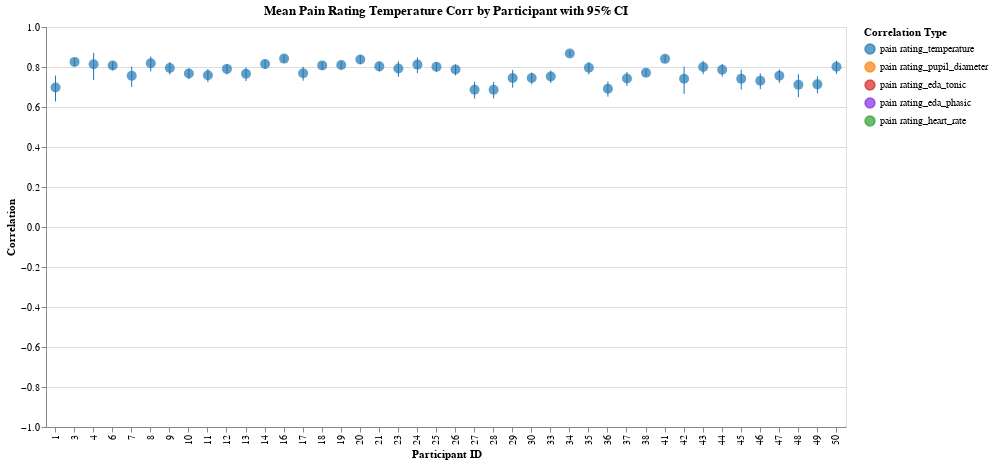

Write notebook code for a chart like this one.
### Markdown cell above
## Rating / Temperature

### Code cell
col1, col2 = "pain_rating", "temperature"

corr_by_trial = calculate_correlations_by_trial(df, col1, col2)
corr_by_participant = aggregate_correlations_fisher_z(
    corr_by_trial, col1, col2, "participant_id", include_ci=True
)
plot_correlations_by_trial(corr_by_trial, col1, col2)
temperature = plot_correlations_by_participant(
    corr_by_participant, col1, col2, with_config=False, color_map=COLORS
)
temperature

### Figure 1 — Vega-Lite specification as saved in the notebook (floating-point values rounded to 4 significant figures)
{"config": {"view": {"continuousWidth": 300, "continuousHeight": 300}}, "layer": [{"mark": {"type": "rule"}, "encoding": {"color": {"field": "correlation_type", "legend": {"labelExpr": "replace(replace(datum.label, '_corr', ''), '_', ' ')", "title": "Correlation Type"}, "scale": {"domain": ["pain_rating_temperature_corr", "pain_rating_pupil_diameter_corr", "pain_rating_eda_tonic_corr", "pain_rating_eda_phasic_corr", "pain_rating_heart_rate_corr"], "range": ["#1f77b4", "#ff7f0e", "#d62728", "#8a2be2", "#2ca02c"]}, "type": "nominal"}, "x": {"axis": {"title": "Participant ID"}, "field": "participant_id", "type": "ordinal"}, "y": {"axis": {"title": "Correlation"}, "field": "participant_id_pain_rating_temperature_corr_ci_lower", "scale": {"domain": [-1, 1]}, "type": "quantitative"}, "y2": {"field": "participant_id_pain_rating_temperature_corr_ci_upper"}}, "title": "Mean Pain Rating Temperature Corr by Participant with 95% CI"}, {"mark": {"type": "circle", "size": 100}, "encoding": {"color": {"field": "correlation_type", "legend": {"labelExpr": "replace(replace(datum.label, '_corr', ''), '_', ' ')", "title": "Correlation Type"}, "scale": {"domain": ["pain_rating_temperature_corr", "pain_rating_pupil_diameter_corr", "pain_rating_eda_tonic_corr", "pain_rating_eda_phasic_corr", "pain_rating_heart_rate_corr"], "range": ["#1f77b4", "#ff7f0e", "#d62728", "#8a2be2", "#2ca02c"]}, "type": "nominal"}, "tooltip": [{"field": "participant_id", "title": "Participant", "type": "nominal"}, {"field": "participant_id_pain_rating_temperature_corr_mean", "format": ".3f", "title": "Mean Correlation", "type": "quantitative"}, {"field": "participant_id_pain_rating_temperature_corr_ci_lower", "format": ".3f", "title": "CI Lower", "type": "quantitative"}, {"field": "participant_id_pain_rating_temperature_corr_ci_upper", "format": ".3f", "title": "CI Upper", "type": "quantitative"}], "x": {"axis": {"title": "Participant ID"}, "field": "participant_id", "type": "ordinal"}, "y": {"field": "participant_id_pain_rating_temperature_corr_mean", "type": "quantitative"}}, "title": "Mean Pain Rating Temperature Corr by Participant with 95% CI"}], "data": {"name": "data-d4cb10bb3f72e90f736be9975f2b7e1a"}, "height": 400, "width": 800, "$schema": "https://vega.github.io/schema/vega-lite/v5.20.1.json", "datasets": {"data-d4cb10bb3f72e90f736be9975f2b7e1a": [{"participant_id": 1, "participant_id_pain_rating_temperature_corr_mean": 0.6976, "participant_id_pain_rating_temperature_corr_ci_lower": 0.6271, "participant_id_pain_rating_temperature_corr_ci_upper": 0.7567, "correlation_type": "pain_rating_temperature_corr"}, {"participant_id": 3, "participant_id_pain_rating_temperature_corr_mean": 0.8256, "participant_id_pain_rating_temperature_corr_ci_lower": 0.804, "participant_id_pain_rating_temperature_corr_ci_upper": 0.845, "correlation_type": "pain_rating_temperature_corr"}, {"participant_id": 4, "participant_id_pain_rating_temperature_corr_mean": 0.8135, "participant_id_pain_rating_temperature_corr_ci_lower": 0.7343, "participant_id_pain_rating_temperature_corr_ci_upper": 0.8708, "correlation_type": "pain_rating_temperature_corr"}, {"participant_id": 6, "participant_id_pain_rating_temperature_corr_mean": 0.8072, "participant_id_pain_rating_temperature_corr_ci_lower": 0.7835, "participant_id_pain_rating_temperature_corr_ci_upper": 0.8285, "correlation_type": "pain_rating_temperature_corr"}, {"participant_id": 7, "participant_id_pain_rating_temperature_corr_mean": 0.7561, "participant_id_pain_rating_temperature_corr_ci_lower": 0.7009, "participant_id_pain_rating_temperature_corr_ci_upper": 0.8023, "correlation_type": "pain_rating_temperature_corr"}, {"participant_id": 8, "participant_id_pain_rating_temperature_corr_mean": 0.8185, "participant_id_pain_rating_temperature_corr_ci_lower": 0.7779, "participant_id_pain_rating_temperature_corr_ci_upper": 0.8523, "correlation_type": "pain_rating_temperature_corr"}, {"participant_id": 9, "participant_id_pain_rating_temperature_corr_mean": 0.7954, "participant_id_pain_rating_temperature_corr_ci_lower": 0.7614, "participant_id_pain_rating_temperature_corr_ci_upper": 0.825, "correlation_type": "pain_rating_temperature_corr"}, {"participant_id": 10, "participant_id_pain_rating_temperature_corr_mean": 0.7676, "participant_id_pain_rating_temperature_corr_ci_lower": 0.7397, "participant_id_pain_rating_temperature_corr_ci_upper": 0.7928, "correlation_type": "pain_rating_temperature_corr"}, {"participant_id": 11, "participant_id_pain_rating_temperature_corr_mean": 0.7587, "participant_id_pain_rating_temperature_corr_ci_lower": 0.7242, "participant_id_pain_rating_temperature_corr_ci_upper": 0.7894, "correlation_type": "pain_rating_temperature_corr"}, {"participant_id": 12, "participant_id_pain_rating_temperature_corr_mean": 0.7905, "participant_id_pain_rating_temperature_corr_ci_lower": 0.7637, "participant_id_pain_rating_temperature_corr_ci_upper": 0.8145, "correlation_type": "pain_rating_temperature_corr"}, {"participant_id": 13, "participant_id_pain_rating_temperature_corr_mean": 0.766, "participant_id_pain_rating_temperature_corr_ci_lower": 0.7294, "participant_id_pain_rating_temperature_corr_ci_upper": 0.7981, "correlation_type": "pain_rating_temperature_corr"}, {"participant_id": 14, "participant_id_pain_rating_temperature_corr_mean": 0.8152, "participant_id_pain_rating_temperature_corr_ci_lower": 0.7904, "participant_id_pain_rating_temperature_corr_ci_upper": 0.8372, "correlation_type": "pain_rating_temperature_corr"}, {"participant_id": 16, "participant_id_pain_rating_temperature_corr_mean": 0.842, "participant_id_pain_rating_temperature_corr_ci_lower": 0.8217, "participant_id_pain_rating_temperature_corr_ci_upper": 0.8601, "correlation_type": "pain_rating_temperature_corr"}, {"participant_id": 17, "participant_id_pain_rating_temperature_corr_mean": 0.7686, "participant_id_pain_rating_temperature_corr_ci_lower": 0.7315, "participant_id_pain_rating_temperature_corr_ci_upper": 0.8012, "correlation_type": "pain_rating_temperature_corr"}, {"participant_id": 18, "participant_id_pain_rating_temperature_corr_mean": 0.8081, "participant_id_pain_rating_temperature_corr_ci_lower": 0.7888, "participant_id_pain_rating_temperature_corr_ci_upper": 0.8258, "correlation_type": "pain_rating_temperature_corr"}, {"participant_id": 19, "participant_id_pain_rating_temperature_corr_mean": 0.8103, "participant_id_pain_rating_temperature_corr_ci_lower": 0.789, "participant_id_pain_rating_temperature_corr_ci_upper": 0.8296, "correlation_type": "pain_rating_temperature_corr"}, {"participant_id": 20, "participant_id_pain_rating_temperature_corr_mean": 0.8379, "participant_id_pain_rating_temperature_corr_ci_lower": 0.8146, "participant_id_pain_rating_temperature_corr_ci_upper": 0.8584, "correlation_type": "pain_rating_temperature_corr"}, {"participant_id": 21, "participant_id_pain_rating_temperature_corr_mean": 0.8031, "participant_id_pain_rating_temperature_corr_ci_lower": 0.777, "participant_id_pain_rating_temperature_corr_ci_upper": 0.8265, "correlation_type": "pain_rating_temperature_corr"}, {"participant_id": 23, "participant_id_pain_rating_temperature_corr_mean": 0.7929, "participant_id_pain_rating_temperature_corr_ci_lower": 0.7506, "participant_id_pain_rating_temperature_corr_ci_upper": 0.8287, "correlation_type": "pain_rating_temperature_corr"}, {"participant_id": 24, "participant_id_pain_rating_temperature_corr_mean": 0.812, "participant_id_pain_rating_temperature_corr_ci_lower": 0.7696, "participant_id_pain_rating_temperature_corr_ci_upper": 0.8473, "correlation_type": "pain_rating_temperature_corr"}, {"participant_id": 25, "participant_id_pain_rating_temperature_corr_mean": 0.8014, "participant_id_pain_rating_temperature_corr_ci_lower": 0.7755, "participant_id_pain_rating_temperature_corr_ci_upper": 0.8246, "correlation_type": "pain_rating_temperature_corr"}, {"participant_id": 26, "participant_id_pain_rating_temperature_corr_mean": 0.7873, "participant_id_pain_rating_temperature_corr_ci_lower": 0.7583, "participant_id_pain_rating_temperature_corr_ci_upper": 0.8132, "correlation_type": "pain_rating_temperature_corr"}, {"participant_id": 27, "participant_id_pain_rating_temperature_corr_mean": 0.6865, "participant_id_pain_rating_temperature_corr_ci_lower": 0.6422, "participant_id_pain_rating_temperature_corr_ci_upper": 0.7262, "correlation_type": "pain_rating_temperature_corr"}, {"participant_id": 28, "participant_id_pain_rating_temperature_corr_mean": 0.6865, "participant_id_pain_rating_temperature_corr_ci_lower": 0.6428, "participant_id_pain_rating_temperature_corr_ci_upper": 0.7257, "correlation_type": "pain_rating_temperature_corr"}, {"participant_id": 29, "participant_id_pain_rating_temperature_corr_mean": 0.7446, "participant_id_pain_rating_temperature_corr_ci_lower": 0.6966, "participant_id_pain_rating_temperature_corr_ci_upper": 0.786, "correlation_type": "pain_rating_temperature_corr"}, {"participant_id": 30, "participant_id_pain_rating_temperature_corr_mean": 0.7447, "participant_id_pain_rating_temperature_corr_ci_lower": 0.714, "participant_id_pain_rating_temperature_corr_ci_upper": 0.7726, "correlation_type": "pain_rating_temperature_corr"}, {"participant_id": 33, "participant_id_pain_rating_temperature_corr_mean": 0.7529, "participant_id_pain_rating_temperature_corr_ci_lower": 0.7202, "participant_id_pain_rating_temperature_corr_ci_upper": 0.7822, "correlation_type": "pain_rating_temperature_corr"}, {"participant_id": 34, "participant_id_pain_rating_temperature_corr_mean": 0.8675, "participant_id_pain_rating_temperature_corr_ci_lower": 0.8532, "participant_id_pain_rating_temperature_corr_ci_upper": 0.8806, "correlation_type": "pain_rating_temperature_corr"}, {"participant_id": 35, "participant_id_pain_rating_temperature_corr_mean": 0.7961, "participant_id_pain_rating_temperature_corr_ci_lower": 0.7629, "participant_id_pain_rating_temperature_corr_ci_upper": 0.8252, "correlation_type": "pain_rating_temperature_corr"}, {"participant_id": 36, "participant_id_pain_rating_temperature_corr_mean": 0.6911, "participant_id_pain_rating_temperature_corr_ci_lower": 0.6517, "participant_id_pain_rating_temperature_corr_ci_upper": 0.7268, "correlation_type": "pain_rating_temperature_corr"}, {"participant_id": 37, "participant_id_pain_rating_temperature_corr_mean": 0.7421, "participant_id_pain_rating_temperature_corr_ci_lower": 0.7058, "participant_id_pain_rating_temperature_corr_ci_upper": 0.7746, "correlation_type": "pain_rating_temperature_corr"}, {"participant_id": 38, "participant_id_pain_rating_temperature_corr_mean": 0.7715, "participant_id_pain_rating_temperature_corr_ci_lower": 0.7542, "participant_id_pain_rating_temperature_corr_ci_upper": 0.7878, "correlation_type": "pain_rating_temperature_corr"}, {"participant_id": 41, "participant_id_pain_rating_temperature_corr_mean": 0.8408, "participant_id_pain_rating_temperature_corr_ci_lower": 0.8219, "participant_id_pain_rating_temperature_corr_ci_upper": 0.8578, "correlation_type": "pain_rating_temperature_corr"}, {"participant_id": 42, "participant_id_pain_rating_temperature_corr_mean": 0.7411, "participant_id_pain_rating_temperature_corr_ci_lower": 0.6655, "participant_id_pain_rating_temperature_corr_ci_upper": 0.8017, "correlation_type": "pain_rating_temperature_corr"}, {"participant_id": 43, "participant_id_pain_rating_temperature_corr_mean": 0.7996, "participant_id_pain_rating_temperature_corr_ci_lower": 0.7633, "participant_id_pain_rating_temperature_corr_ci_upper": 0.8309, "correlation_type": "pain_rating_temperature_corr"}, {"participant_id": 44, "participant_id_pain_rating_temperature_corr_mean": 0.7858, "participant_id_pain_rating_temperature_corr_ci_lower": 0.7521, "participant_id_pain_rating_temperature_corr_ci_upper": 0.8155, "correlation_type": "pain_rating_temperature_corr"}, {"participant_id": 45, "participant_id_pain_rating_temperature_corr_mean": 0.7412, "participant_id_pain_rating_temperature_corr_ci_lower": 0.6873, "participant_id_pain_rating_temperature_corr_ci_upper": 0.7869, "correlation_type": "pain_rating_temperature_corr"}, {"participant_id": 46, "participant_id_pain_rating_temperature_corr_mean": 0.731, "participant_id_pain_rating_temperature_corr_ci_lower": 0.6895, "participant_id_pain_rating_temperature_corr_ci_upper": 0.7677, "correlation_type": "pain_rating_temperature_corr"}, {"participant_id": 47, "participant_id_pain_rating_temperature_corr_mean": 0.7563, "participant_id_pain_rating_temperature_corr_ci_lower": 0.7204, "participant_id_pain_rating_temperature_corr_ci_upper": 0.7882, "correlation_type": "pain_rating_temperature_corr"}, {"participant_id": 48, "participant_id_pain_rating_temperature_corr_mean": 0.7112, "participant_id_pain_rating_temperature_corr_ci_lower": 0.6492, "participant_id_pain_rating_temperature_corr_ci_upper": 0.7638, "correlation_type": "pain_rating_temperature_corr"}, {"participant_id": 49, "participant_id_pain_rating_temperature_corr_mean": 0.7132, "participant_id_pain_rating_temperature_corr_ci_lower": 0.6679, "participant_id_pain_rating_temperature_corr_ci_upper": 0.7532, "correlation_type": "pain_rating_temperature_corr"}, {"participant_id": 50, "participant_id_pain_rating_temperature_corr_mean": 0.801, "participant_id_pain_rating_temperature_corr_ci_lower": 0.7653, "participant_id_pain_rating_temperature_corr_ci_upper": 0.8317, "correlation_type": "pain_rating_temperature_corr"}]}}
